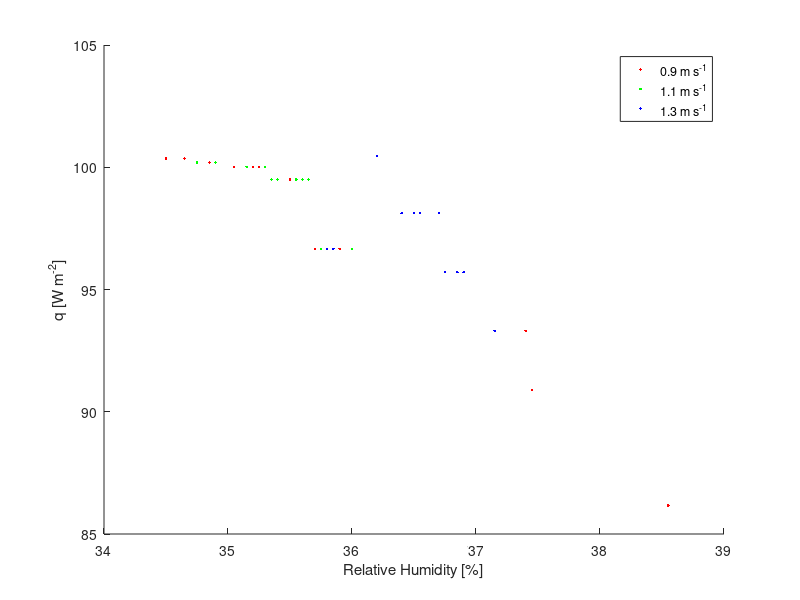
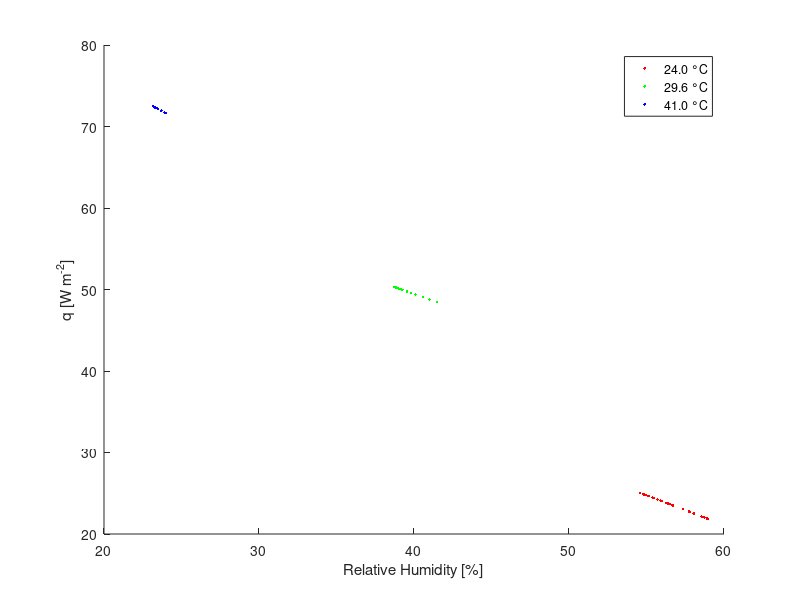

The MATLAB script that drew these images, in order:
clc
clear

q.t1 = [86.16070748, 90.89481229, 93.30490201, 90.89481229, 98.12508145,...
    100.4490965, 98.12508145, 100.4490965, 99.50227557, 96.66181269,...
    96.66181269, 99.50227557, 100.0187234, 99.50227557, 100.0187234,...
    100.3630219, 100.0187234, 100.0187234, 100.3630219, 100.1908726];
q.t2 = [99.50227557, 100.0187234, 100.1908726, 99.50227557, 99.50227557,...
    100.1908726, 99.50227557, 96.66181269, 100.0187234, 99.50227557,...
    99.50227557, 100.4490965, 99.50227557, 100.0187234, 96.66181269,...
    96.66181269];
q.t3 = [93.30490000, 95.71500000, 98.12510000, 95.71500000, 93.30490000,...
    95.71500000, 98.12510000, 98.12510000, 98.12510000, 96.66180000,...
    96.66180000, 100.4491000];
q.t4 = [22.01976248, 22.09233698, 21.91090074, 21.87461349, 22.16491148,...
    22.52778397, 22.70922022, 22.70922022, 22.74550746, 23.03580546,...
    23.50753969, 23.72526319, 23.65268869, 23.68897594, 23.54382694,...
    23.54382694, 23.72526319, 23.83412494, 24.01556118, 24.05184843,...
    24.08813568, 24.23328468, 24.41472092, 24.45100817, 24.41472092,...
    24.45100817, 24.45100817, 24.46915179, 24.63244441, 24.66873166,...
    24.77759341, 24.88645516, 24.85016791, 24.88645516, 24.88645516,...
    25.03160415];
q.t5 = [48.46485565, 48.79717981, 49.06303914, 49.39536330, 49.59475780,...
    49.76091988, 49.99354679, 49.96031437, 50.02677921, 50.02677921,...
    50.12647645, 50.12647645, 50.12647645, 50.22617370, 50.22617370,...
    50.29263853, 50.32587095, 50.32587095, 50.29263853, 50.25940612,...
    50.19294129, 50.15970887, 50.06001162];
q.t6 = [71.63025857, 71.73307712, 71.93871423, 72.14435133, 72.24716989,...
    72.50421627, 72.29857916, 72.34998844, 72.45280699, 72.50421627,...
    72.29857916];

h.t1 = [38.55, 37.45, 37.40, 37.45, 36.70, 36.20, 36.40, 36.20, 35.50,...
    35.70, 35.90, 35.55, 35.30, 35.55, 35.20, 34.50, 35.05, 35.25,...
    34.65, 34.85];
h.t2 = [35.40, 35.15, 34.75, 35.60, 35.55, 34.90, 35.35, 35.85, 35.30,...
    35.35, 35.65, 36.20, 35.65, 35.30, 35.75, 36.00];
h.t3 = [37.15, 36.85, 36.50, 36.90, 37.15, 36.75, 36.40, 36.70, 36.55,...
    35.85, 35.80, 36.20];
h.t4 = [58.75, 58.65, 58.90, 58.95, 58.55, 58.05, 57.80, 57.80, 57.75,...
    57.35, 56.70, 56.40, 56.50, 56.45, 56.65, 56.65, 56.40, 56.25,...
    56.00, 55.95, 55.90, 55.70, 55.45, 55.40, 55.45, 55.40, 55.40,...
    55.38, 55.15, 55.10, 54.95, 54.80, 54.85, 54.80, 54.80, 54.60];
h.t5 = [41.50, 41.00, 40.60, 40.10, 39.80, 39.55, 39.20, 39.25, 39.15,...
    39.15, 39.00, 39.00, 39.00, 38.85, 38.85, 38.75, 38.70, 38.70,...
    38.75, 38.80, 38.90, 38.95, 39.10];
h.t6 = [24.00, 23.90, 23.70, 23.50, 23.40, 23.15, 23.35, 23.30, 23.20,...
    23.15, 23.35];

figure(1)
hold on
plot(h.t1, q.t1, 'r.')
plot(h.t2, q.t2, 'g.')
plot(h.t3, q.t3, 'b.')
xlabel('Relative Humidity [%]')
ylabel('q [W m^{-2}]')
legend('0.9 m s^{-1}', '1.1 m s^{-1}', '1.3 m s^{-1}')

figure(2)
hold on
plot(h.t4, q.t4, 'r.')
plot(h.t5, q.t5, 'g.')
plot(h.t6, q.t6, 'b.')
xlabel('Relative Humidity [%]')
ylabel('q [W m^{-2}]')
legend('24.0 °C', '29.6 °C', '41.0 °C')